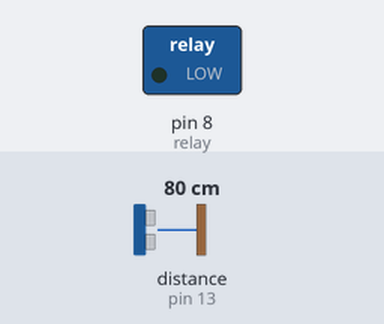
Bench run of a sketch on a simulated Arduino Uno, built with avr-gcc and run on an emulated ATmega328P. Shown: switched loads named in the sketch (green lamp = pin HIGH). Wiring (inferred from the names in the program): ultrasonic range finder: trigger pin 10; echo pin 13. The inputs (shaded band) are chosen by the test bench; at power-on: distance to the obstacle (sensor on pin 13) 80 cm. The echo pulse lasts 58.3 µs per cm; pins used as bus, display or sensor lines are not drawn; what the sketch prints to the serial monitor is not drawn.

Above: at 1.8 s.
1.9 s: distance to the obstacle (sensor on pin 13) set to 5 cm
3.4 s: distance to the obstacle (sensor on pin 13) set to 2 cm
At 5.3 s:
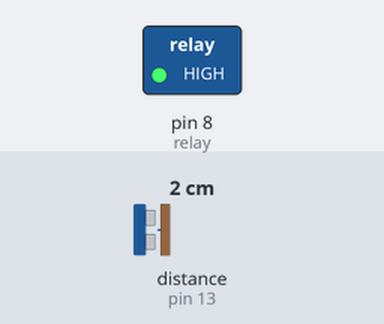
6.0 s: distance to the obstacle (sensor on pin 13) set to 4 cm
At 6.6 s:
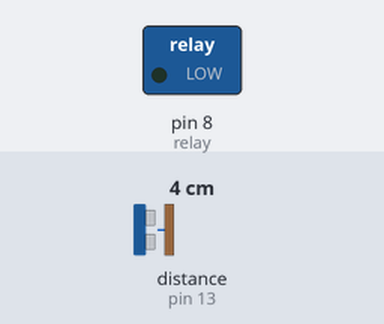
7.5 s: distance to the obstacle (sensor on pin 13) set to 85 cm
9.2 s: distance to the obstacle (sensor on pin 13) set to 94 cm
At 10.3 s:
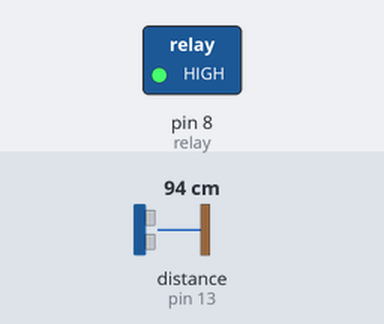
Timing chart, 0 to 12.2 s (numbered marks = the images above; inputs shaded):
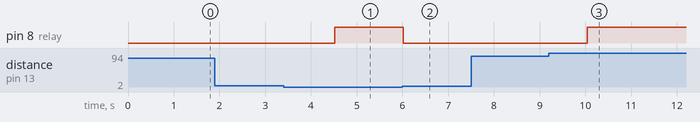

Measured:
- the behaviour switches between 4 and 3 cm on distance to the obstacle (sensor on pin 13) (found by bisection; images 0 and 1)
- the behaviour switches between 90 and 91 cm on distance to the obstacle (sensor on pin 13) (found by bisection; images 2 and 3)
- after the input at 1.9 s, every drawn part: stays the same
- after the input at 3.4 s, pin 8 (relay): LOW → HIGH after 1.1 s
- after the input at 6.0 s, pin 8 (relay): HIGH → LOW at once
- after the input at 7.5 s, every drawn part: stays the same
- after the input at 9.2 s, pin 8 (relay): LOW → HIGH after 0.84 s

The sketch:

home_automation_relay.ino
```cpp
const int trigPin = 10;
const int echoPin = 13;
const int relay = 8;
void setup() {
  Serial.begin(9600);
  pinMode(relay, OUTPUT);
  pinMode(trigPin, OUTPUT);
  pinMode(echoPin, INPUT);
}

void loop() {
  float duration, distance;
  digitalWrite(trigPin, LOW);
  delayMicroseconds(2);

  digitalWrite(trigPin, HIGH);
  delayMicroseconds(10);
  digitalWrite(trigPin, LOW);

  duration = pulseIn(echoPin, HIGH);
  distance = (duration / 2) * 0.0344;

  if (distance >= 400 || distance <= 2){
    Serial.print("Distance = ");
    Serial.println("Out of range");
  }
  else {
    Serial.print("Distance = ");
    Serial.print(distance);
    Serial.println(" cm");
     if(distance >=3 && distance <= 90){
      digitalWrite(relay, LOW);
      Serial.print("LAMP ON");
      }else{
      digitalWrite(relay, HIGH);
      Serial.print("LAMP OFF ");
      }
    delay(500);
  }

  delay(500);
}
```
